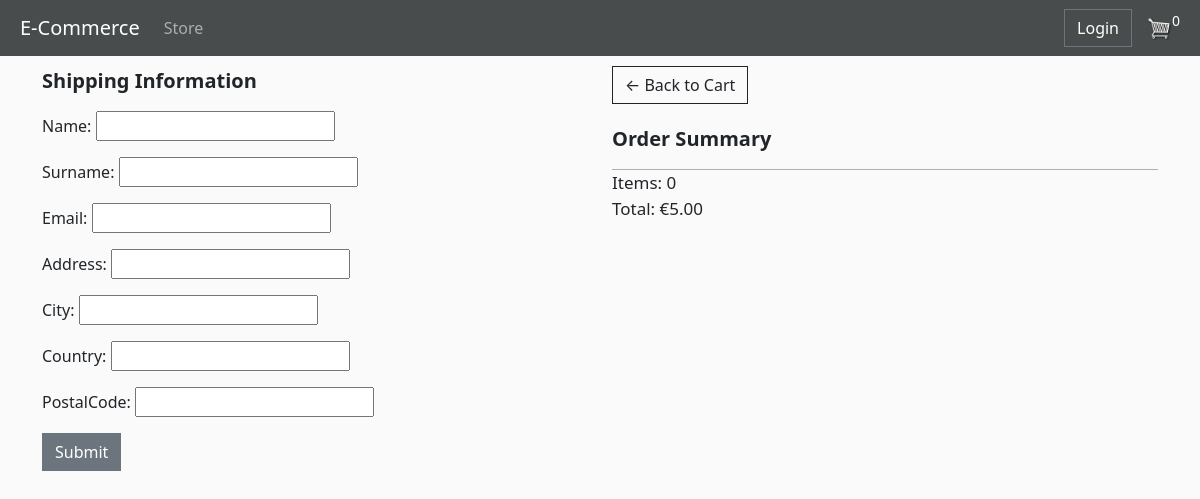
The page /checkout/ (signed in) on the database as committed earlier.
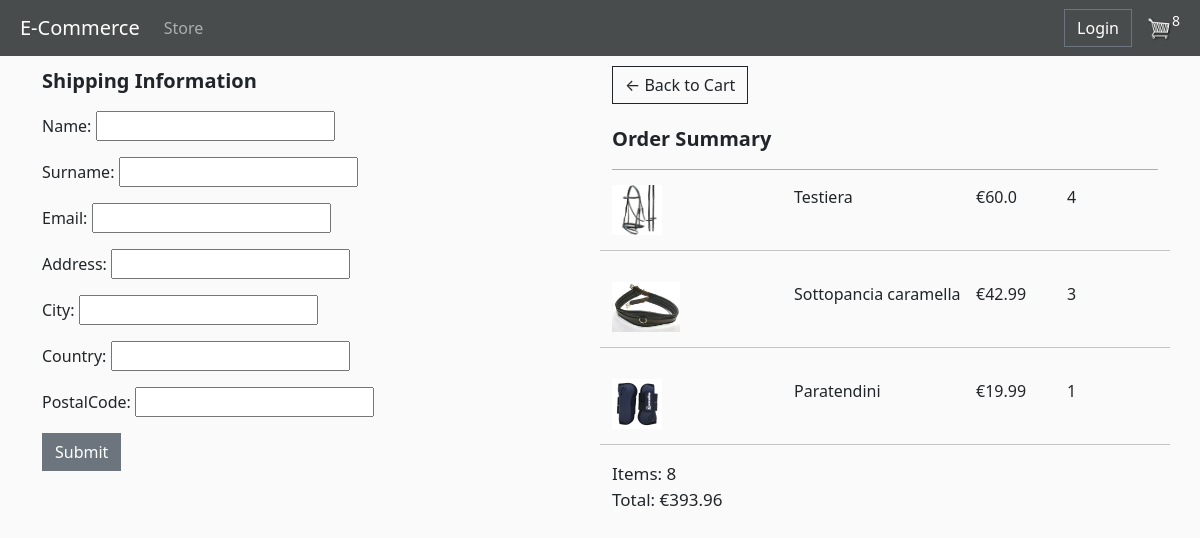
The same page on the database as committed later.
### store/models.py (models this page shows, shortened)
class OrderModel(models.Model):
    customer = models.ForeignKey(CustomerModel, on_delete=models.SET_NULL, blank=True, null=True)
    date_order = models.DateTimeField(auto_now_add=True)
    complete = models.BooleanField(default=False, null=True, blank=True)
    transaction_id = models.CharField(max_length=5, null=True)
    def calculate_cart_total(self):
        orderitems = self.orderitemmodel_set.all()
        total = sum([item.calculate_total for item in orderitems])
        return total
    def calculate_cart_items(self):
        orderitems = self.orderitemmodel_set.all()
        total = sum([item.quantity for item in orderitems])
        return total
    def calculate_checkout(self):
        return self.calculate_cart_total()+5   #metti a posto se vuoi cambiare la shipping

class OrderItemModel(models.Model):
    product = models.ForeignKey(ProductModel, on_delete=models.SET_NULL, null=True, blank=True)
    order = models.ForeignKey(OrderModel, on_delete=models.SET_NULL, null=True, blank=True)
    quantity = models.IntegerField(default=0, null=True, blank=True)
    date_added = models.DateTimeField(auto_now_add=True)
    @property
    def calculate_total(self):
        total = self.product.price * self.quantity
        return total

class ProductModel(models.Model):
    name = models.CharField(max_length=200, null=True)
    price = models.FloatField()
    image = models.ImageField(null=True, blank=True)
    description = models.TextField(null=True, blank=True)
    @property
    def imageURL(self):   #senza questa funzione se ci fosse un prodotto senza immagine darebbe errore a tutta la pagina
        try:
            url = self.image.url
        except:
            url = ''
        return url

### store/views.py (the view)
# urls.py: path('checkout/', views.checkout, name="checkout"),
def checkout(request):
    model = CheckOutModel
    template_name = 'store/checkout.html'
    form_class = CheckOutForm
    submitted = False
    if request.method == "POST":
        items_list = []
        order = None
        cart_items = 0
        form = CheckOutForm(request.POST)
        if form.is_valid():
            post = form.save(commit=False)
            order = None
            if request.user.is_authenticated:
                customer = request.user.customermodel
                order, created = OrderModel.objects.get_or_create(customer=customer, complete=False)
                order.transaction_id = datetime.datetime.now().timestamp()
                order.complete = True
                order.date_order = datetime.datetime.now()
                order.save()
            post.order = order  # Assegna l'ordine corrente all'istanza del form
            post.save()
            print('form saved')
            return HttpResponseRedirect('/checkout?submitted=True')
    else:
        form = CheckOutForm()
        if 'submitted' in request.GET:
            submitted = True
        if request.user.is_authenticated:
            customer = request.user.customermodel
            order, created = OrderModel.objects.get_or_create(customer=customer, complete=False)
            items_list = order.orderitemmodel_set.all()
            cart_items = order.calculate_cart_items()
        else:
            items_list = []
            order = {'calculate_cart_total': 0, 'calculate_checkout': 0, 'calculate_cart_items': 0}
            cart_items = order['calculate_cart_items']
    context = {'items_list': items_list, 'order': order, 'form': form, 'submitted': submitted, 'cart_items': cart_items}
    return render(request, 'store/checkout.html', context)

### store/forms.py
class CheckOutForm(forms.ModelForm):
    class Meta:
        model = CheckOutModel
        fields = ('name', 'surname', 'email', 'address', 'city', 'country', 'postalCode')
    labels = {
        'name': 'First Name',
        'surname': 'Last Name',
        'email': 'Email',
        'address': 'Address',
        'city': 'City',
        'country': 'Country',
        'postalCode': 'Postal Code',
    }
    widgets = {
        'name': forms.TextInput(attrs={'class': 'form-control', 'placeholder': 'Mario'}),
        'surname': forms.TextInput(attrs={'class': 'form-control', 'placeholder': 'Rossi'}),
        'email': forms.EmailInput(attrs={'class': 'form-control', 'placeholder': 'mariorossi@gmail.com'}),
        'address': forms.TextInput(attrs={'class': 'form-control', 'placeholder': 'Via Roma 1'}),
        'city': forms.TextInput(attrs={'class': 'form-control','placeholder': 'Roma'}),
        'country': forms.TextInput(attrs={'class': 'form-control', 'placeholder': 'Italia'}),
        'postalCode': forms.TextInput(attrs={'class': 'form-control', 'placeholder': '00100'}),
    }

### store/templates/store/checkout.html (shortened to what this page needs)
{% extends 'store/main.html' %}
{% load static %}
{% block content %}
<div class="row">
    <div class="col-lg-6" >
        <div id="form-wrapper">
            {% if submitted %}
                <div style="font-size: 20px; padding-bottom: 15px"><strong>Paypal Options</strong></div>
                <button id="make-payment">Make payment</button>
                <div id="paypal-button-container"></div>
            {% else %}
                <div style="font-size: 20px; padding-bottom: 15px"> <strong> Shipping Information </strong></div>
                <form action="" method="POST" >
                    {{ form.as_p }}
                    <button type="submit" name="submit" class="btn btn-secondary">Submit</button>
                </form>
            {% endif %}
        </div>
        <br>
    </div>
    <div class="col-lg-6">
        <div>
            <a  class="btn btn-outline-dark" href="{% url 'cart' %}">&#x2190; Back to Cart</a>
        </div>
         <div style="padding-bottom: 15px; padding-top:20px; border-bottom:1px solid rgba(0, 0, 0, 0.3); font-size:20px; ">
                <strong> Order Summary </strong>
         </div>
        <div>
            {% for item in items_list %}
                 <div class="row">
                    <div class="col lg-12" style="display: flex; padding-bottom: 15px; padding-top: 15px">
                        <div style="flex:2">
                            <img src="{{item.product.imageURL}}" style="width: auto; height: 50px;">
                        </div>
                        <div style="flex:2"> {{item.product.name}}</div>
                        <div style="flex:1"> €{{item.product.price}}</div>
                        <div style="flex:1">{{item.quantity}}</div>
                    </div>
                    <hr>
                </div>
                {% endfor %}
                <div style="font-size: 17px ">
                    Items: {{order.calculate_cart_items}}
                    <br>
                    Total: €{{order.calculate_checkout|floatformat:2}}
                </div>
        </div>
    </div>
</div>
{% endblock content %}

Rows that differ between the two databases and show on the page:
removed OrderModel: calculate_cart_items "0", calculate_checkout "5.00"
added OrderItemModel: product.imageURL (picture), product.name "Testiera", product.price "60.0", quantity "4"
added OrderItemModel: product.imageURL (picture), product.name "Sottopancia caramella", product.price "42.99", quantity "3"
added OrderItemModel: product.imageURL (picture), product.name "Paratendini", product.price "19.99", quantity "1"
added OrderModel: calculate_cart_items "8", calculate_checkout "393.96"
Other text that changed with them:
{{ cart_items }}: "0" → "8"
